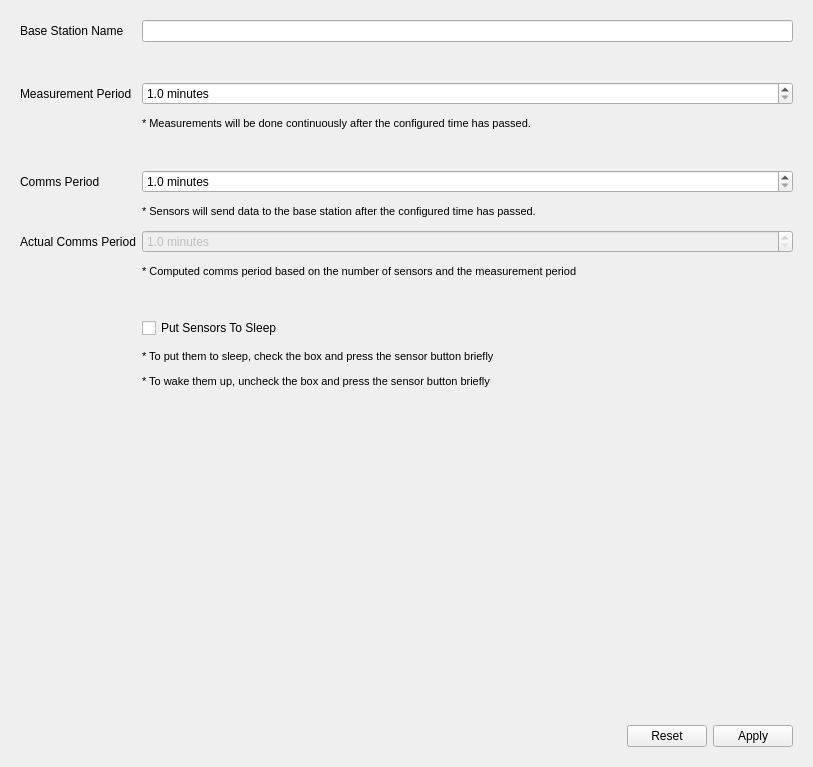
<?xml version="1.0" encoding="UTF-8"?>
<ui version="4.0">
 <class>ConfigWidget</class>
 <widget class="QWidget" name="ConfigWidget">
  <property name="geometry">
   <rect>
    <x>0</x>
    <y>0</y>
    <width>813</width>
    <height>767</height>
   </rect>
  </property>
  <property name="windowTitle">
   <string>Form</string>
  </property>
  <layout class="QVBoxLayout" name="verticalLayout">
   <item>
    <widget class="QWidget" name="widget" native="true">
     <layout class="QFormLayout" name="formLayout">
      <property name="verticalSpacing">
       <number>12</number>
      </property>
      <item row="2" column="0">
       <widget class="QLabel" name="label">
        <property name="text">
         <string>Base Station Name</string>
        </property>
       </widget>
      </item>
      <item row="2" column="1">
       <widget class="QLineEdit" name="lineEdit"/>
      </item>
      <item row="3" column="1">
       <spacer name="verticalSpacer_4">
        <property name="orientation">
         <enum>Qt::Vertical</enum>
        </property>
        <property name="sizeType">
         <enum>QSizePolicy::Fixed</enum>
        </property>
        <property name="sizeHint" stdset="0">
         <size>
          <width>1</width>
          <height>16</height>
         </size>
        </property>
       </spacer>
      </item>
      <item row="4" column="0">
       <widget class="QLabel" name="label_2">
        <property name="text">
         <string>Measurement Period</string>
        </property>
       </widget>
      </item>
      <item row="4" column="1">
       <widget class="QDoubleSpinBox" name="measurementPeriod">
        <property name="suffix">
         <string> minutes</string>
        </property>
        <property name="decimals">
         <number>1</number>
        </property>
        <property name="minimum">
         <double>1.000000000000000</double>
        </property>
       </widget>
      </item>
      <item row="5" column="1">
       <widget class="QLabel" name="label_6">
        <property name="font">
         <font>
          <pointsize>8</pointsize>
         </font>
        </property>
        <property name="text">
         <string>* Measurements will be done continuously after the configured time has passed.</string>
        </property>
       </widget>
      </item>
      <item row="6" column="1">
       <spacer name="verticalSpacer_3">
        <property name="orientation">
         <enum>Qt::Vertical</enum>
        </property>
        <property name="sizeType">
         <enum>QSizePolicy::Fixed</enum>
        </property>
        <property name="sizeHint" stdset="0">
         <size>
          <width>1</width>
          <height>16</height>
         </size>
        </property>
       </spacer>
      </item>
      <item row="7" column="0">
       <widget class="QLabel" name="label_3">
        <property name="text">
         <string>Comms Period</string>
        </property>
       </widget>
      </item>
      <item row="7" column="1">
       <widget class="QDoubleSpinBox" name="commsPeriod">
        <property name="suffix">
         <string> minutes</string>
        </property>
        <property name="decimals">
         <number>1</number>
        </property>
        <property name="minimum">
         <double>1.000000000000000</double>
        </property>
       </widget>
      </item>
      <item row="8" column="1">
       <widget class="QLabel" name="label_7">
        <property name="font">
         <font>
          <pointsize>8</pointsize>
         </font>
        </property>
        <property name="text">
         <string>* Sensors will send data to the base station after the configured time has passed.</string>
        </property>
       </widget>
      </item>
      <item row="9" column="0">
       <widget class="QLabel" name="label_8">
        <property name="text">
         <string>Actual Comms Period</string>
        </property>
       </widget>
      </item>
      <item row="9" column="1">
       <widget class="QDoubleSpinBox" name="computedCommsPeriod">
        <property name="enabled">
         <bool>false</bool>
        </property>
        <property name="suffix">
         <string> minutes</string>
        </property>
        <property name="decimals">
         <number>1</number>
        </property>
        <property name="minimum">
         <double>1.000000000000000</double>
        </property>
       </widget>
      </item>
      <item row="10" column="1">
       <widget class="QLabel" name="label_9">
        <property name="font">
         <font>
          <pointsize>8</pointsize>
         </font>
        </property>
        <property name="text">
         <string>* Computed comms period based on the number of sensors and the measurement period</string>
        </property>
       </widget>
      </item>
      <item row="11" column="1">
       <spacer name="verticalSpacer">
        <property name="orientation">
         <enum>Qt::Vertical</enum>
        </property>
        <property name="sizeType">
         <enum>QSizePolicy::Fixed</enum>
        </property>
        <property name="sizeHint" stdset="0">
         <size>
          <width>1</width>
          <height>16</height>
         </size>
        </property>
       </spacer>
      </item>
      <item row="12" column="1">
       <widget class="QCheckBox" name="sensorsSleeping">
        <property name="text">
         <string>Put Sensors To Sleep</string>
        </property>
       </widget>
      </item>
      <item row="13" column="1">
       <widget class="QLabel" name="label_4">
        <property name="font">
         <font>
          <pointsize>8</pointsize>
         </font>
        </property>
        <property name="text">
         <string>* To put them to sleep, check the box and press the sensor button briefly</string>
        </property>
       </widget>
      </item>
      <item row="14" column="1">
       <widget class="QLabel" name="label_5">
        <property name="font">
         <font>
          <pointsize>8</pointsize>
         </font>
        </property>
        <property name="text">
         <string>* To wake them up, uncheck the box and press the sensor button briefly</string>
        </property>
       </widget>
      </item>
      <item row="15" column="1">
       <spacer name="verticalSpacer_2">
        <property name="orientation">
         <enum>Qt::Vertical</enum>
        </property>
        <property name="sizeHint" stdset="0">
         <size>
          <width>20</width>
          <height>40</height>
         </size>
        </property>
       </spacer>
      </item>
     </layout>
    </widget>
   </item>
   <item>
    <widget class="QWidget" name="widget_2" native="true">
     <layout class="QHBoxLayout" name="horizontalLayout">
      <item>
       <spacer name="horizontalSpacer">
        <property name="orientation">
         <enum>Qt::Horizontal</enum>
        </property>
        <property name="sizeHint" stdset="0">
         <size>
          <width>40</width>
          <height>20</height>
         </size>
        </property>
       </spacer>
      </item>
      <item>
       <widget class="QPushButton" name="reset">
        <property name="text">
         <string>Reset</string>
        </property>
        <property name="icon">
         <iconset resource="../res/res.qrc">
          <normaloff>:/icons/ui/reload.png</normaloff>:/icons/ui/reload.png</iconset>
        </property>
       </widget>
      </item>
      <item>
       <widget class="QPushButton" name="apply">
        <property name="text">
         <string>Apply</string>
        </property>
        <property name="icon">
         <iconset>
          <normaloff>:/icons/ui/upload.png</normaloff>:/icons/ui/upload.png</iconset>
        </property>
       </widget>
      </item>
     </layout>
    </widget>
   </item>
  </layout>
 </widget>
 <resources>
  <include location="../res/res.qrc"/>
 </resources>
 <connections/>
</ui>
